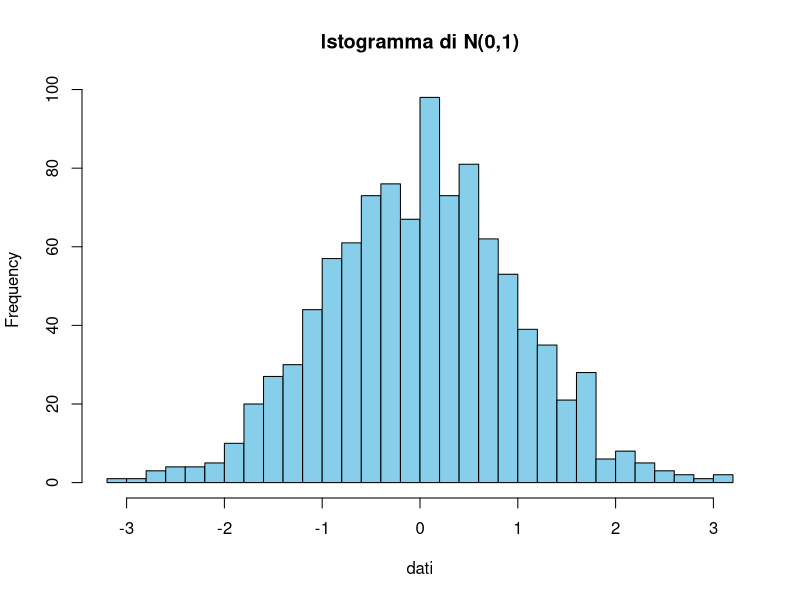
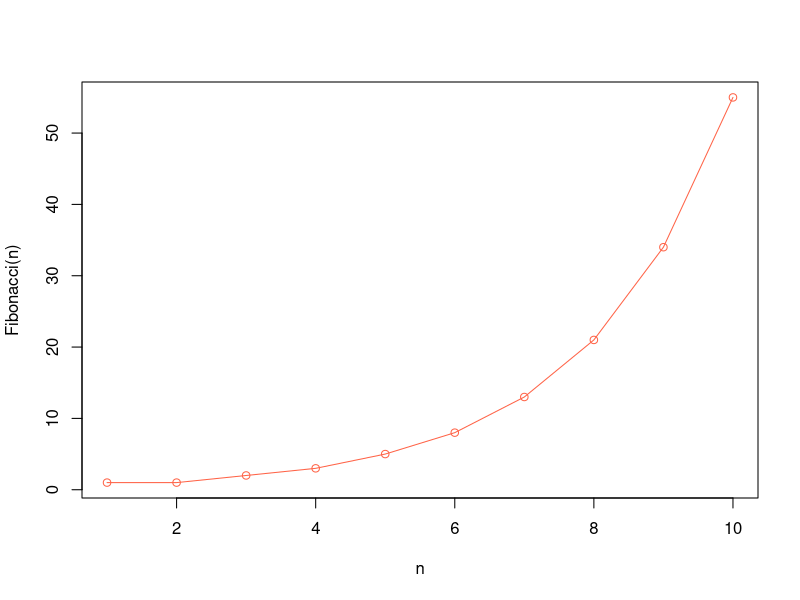

These figures' R source, in order:
## ---- chunk 1
# Esempi di assegnazione e tipi
x <- 10            # numerico
nome <- "Alice"    # carattere
flag <- TRUE       # booleano
v <- c(1, 2, 3, 4) # vettore numerico
## ---- chunk 2
# Definizione e chiamata di funzione
saluta <- function(nome) {
  paste("Ciao", nome)
}
saluta("Marco")
## ---- chunk 3
# Esempi di funzioni di base
a <- 5; b <- 2
a + b       # 7
a - b       # 3
a * b       # 10
a / b       # 2.5

v <- c(1, 4, 6, 3)
sum(v)      # 14
prod(v)     # 72
min(v)      # 1
max(v)      # 6
mean(v)     # 3.5
median(v)   # 3.5

abs(-7)     # 7
sqrt(16)    # 4
exp(1)      # ≈2.718
log(10)     # ≈2.302
## ---- chunk 4
# Genera 1000 campioni da N(0,1) e plottane l'istogramma
dati <- rnorm(1000, mean = 0, sd = 1)
hist(dati, breaks = 30, col = "skyblue", main = "Istogramma di N(0,1)")
## ---- chunk 5
# Funzione ricorsiva per Fibonacci
fib <- function(n) {
  if (n <= 2) return(1)
  fib(n - 1) + fib(n - 2)
}
## ---- chunk 6
vals <- sapply(1:10, fib)
plot(1:10, vals, type = "o", col = "tomato", xlab = "n", ylab = "Fibonacci(n)")
